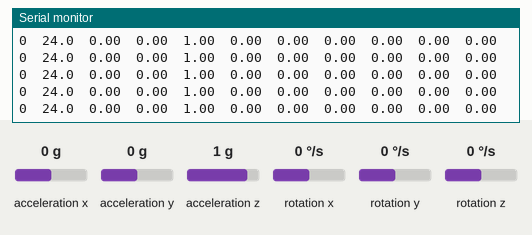
This sketch was run on a simulated Arduino Uno, built with avr-gcc and run on an emulated ATmega328P. Shown: the last lines printed to the serial monitor. Wiring (inferred from the names in the program): MPU-6050 motion sensor at I2C address 0x68. The test bench sets the inputs (shaded band); at power-on: acceleration x 0 g, acceleration y 0 g, acceleration z 1 g, rotation x 0 °/s, rotation y 0 °/s, rotation z 0 °/s.

Above: at 1.2 s.
1.3 s: acceleration x set to 0.8 g
At 1.47 s:
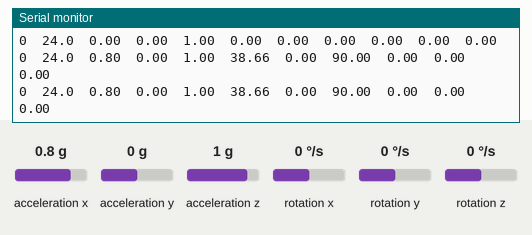
4.3 s: acceleration y set to 0.8 g
At 4.33 s:
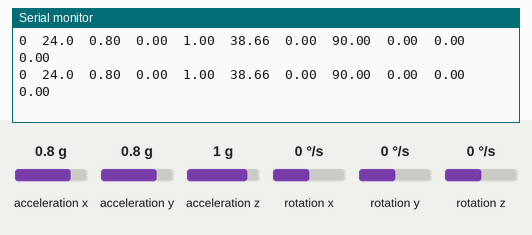
7.3 s: acceleration x set to 0 g
At 7.3 s:
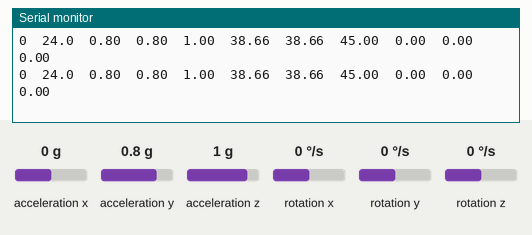
10.3 s: acceleration z set to -1.4 g
At 10.45 s:
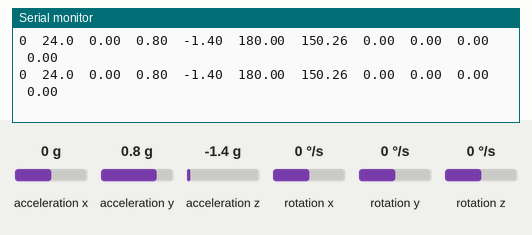
13.3 s: rotation x set to -192 °/s
At 13.47 s:
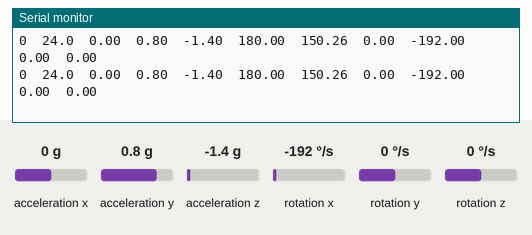
16.3 s: rotation y set to -192 °/s
At 16.32 s:
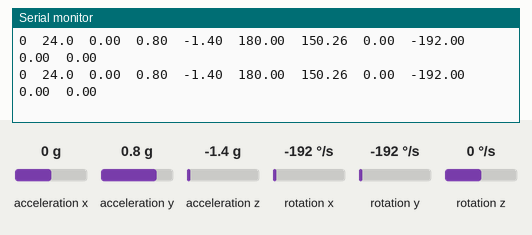
Timing chart, 0 to 19.3 s (numbered marks = the images above; inputs shaded):
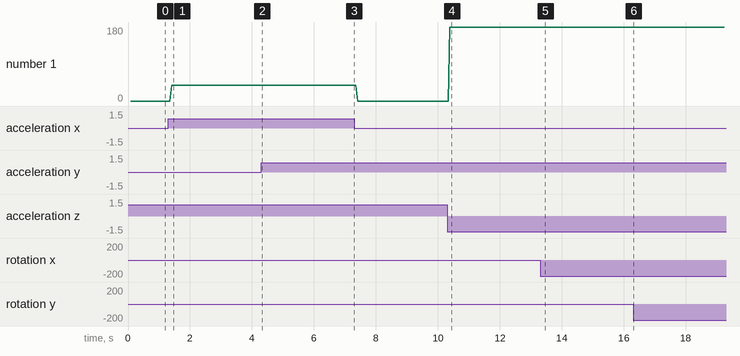

The sketch:

orizinal.ino
```cpp
/// MPU-6050 Accelerometer + Gyro
  #include <Wire.h>

  #define MPU6050_ACCEL_XOUT_H       0x3B   // R
  #define MPU6050_WHO_AM_I           0x75   // R
  #define MPU6050_PWR_MGMT_1         0x6B   // R/W
  #define MPU6050_I2C_ADDRESS 0x68

typedef union accel_t_gyro_union{
  struct{
    uint8_t x_accel_h;
    uint8_t x_accel_l;
    uint8_t y_accel_h;
    uint8_t y_accel_l;
    uint8_t z_accel_h;
    uint8_t z_accel_l;
    uint8_t t_h;
    uint8_t t_l;
    uint8_t x_gyro_h;
    uint8_t x_gyro_l;
    uint8_t y_gyro_h;
    uint8_t y_gyro_l;
    uint8_t z_gyro_h;
    uint8_t z_gyro_l;
  }
  reg;
  struct{
    int16_t x_accel;
    int16_t y_accel;
    int16_t z_accel;
    int16_t temperature;
    int16_t x_gyro;
    int16_t y_gyro;
    int16_t z_gyro;
  }
  value;
};

void setup(){
  Wire.begin();
  int error;
  uint8_t c;
  Serial.begin(9600);
  Serial.print("InvenSense MPU-6050");
  Serial.print("June 2012");
  error = MPU6050_read (MPU6050_WHO_AM_I, &c, 1);
  Serial.print("WHO_AM_I : ");
  Serial.print(c,HEX);
  Serial.print(", error = ");
  Serial.println(error,DEC);
  error = MPU6050_read (MPU6050_PWR_MGMT_1, &c, 1);
  Serial.print("PWR_MGMT_1 : ");
  Serial.print(c,HEX);
  Serial.print(", error = ");
  Serial.println(error,DEC);
  MPU6050_write_reg (MPU6050_PWR_MGMT_1, 0);
}

  void loop(){
  int error;
  float dT;
  accel_t_gyro_union accel_t_gyro;
  error = MPU6050_read (MPU6050_ACCEL_XOUT_H, (uint8_t *) &accel_t_gyro, sizeof(accel_t_gyro));
  Serial.print(error,DEC);
  Serial.print("\t");

    uint8_t swap;
#define SWAP(x,y) swap = x; x = y; y = swap
  SWAP (accel_t_gyro.reg.x_accel_h, accel_t_gyro.reg.x_accel_l);
  SWAP (accel_t_gyro.reg.y_accel_h, accel_t_gyro.reg.y_accel_l);
  SWAP (accel_t_gyro.reg.z_accel_h, accel_t_gyro.reg.z_accel_l);
  SWAP (accel_t_gyro.reg.t_h, accel_t_gyro.reg.t_l);
  SWAP (accel_t_gyro.reg.x_gyro_h, accel_t_gyro.reg.x_gyro_l);
  SWAP (accel_t_gyro.reg.y_gyro_h, accel_t_gyro.reg.y_gyro_l);
  SWAP (accel_t_gyro.reg.z_gyro_h, accel_t_gyro.reg.z_gyro_l);

  dT = ( (float) accel_t_gyro.value.temperature + 12412.0) / 340.0;
  Serial.print(dT, 1);
  Serial.print("\t");

  float acc_x = accel_t_gyro.value.x_accel / 16384.0; //FS_SEL_0 16,384 LSB / g
  float acc_y = accel_t_gyro.value.y_accel / 16384.0;
  float acc_z = accel_t_gyro.value.z_accel / 16384.0;

  Serial.print(acc_x, 2);
  Serial.print("\t");
  Serial.print(acc_y, 2);
  Serial.print("\t");
  Serial.print(acc_z, 2);
  Serial.print("\t");

  float acc_angle_x = atan2(acc_x, acc_z) * 360 / 2.0 / PI;
  float acc_angle_y = atan2(acc_y, acc_z) * 360 / 2.0 / PI;
  float acc_angle_z = atan2(acc_x, acc_y) * 360 / 2.0 / PI;

  Serial.print(acc_angle_x, 2);
  Serial.print("\t");
  Serial.print(acc_angle_y, 2);
  Serial.print("\t");
  Serial.print(acc_angle_z, 2);
  Serial.print("\t");

  float gyro_x = accel_t_gyro.value.x_gyro / 131.0;  //FS_SEL_0 131 LSB / (°/s)
  float gyro_y = accel_t_gyro.value.y_gyro / 131.0;
  float gyro_z = accel_t_gyro.value.z_gyro / 131.0;

  Serial.print(gyro_x, 2);
  Serial.print("\t");
  Serial.print(gyro_y, 2);
  Serial.print("\t");
  Serial.print(gyro_z, 2);
  Serial.println("");
}

// MPU6050_read
int MPU6050_read(int start, uint8_t *buffer, int size){
  int i, n, error;
  Wire.beginTransmission(MPU6050_I2C_ADDRESS);
  n = Wire.write(start);
  if (n != 1)
    return (-10);
  n = Wire.endTransmission(false);   // hold the I2C-bus
  if (n != 0)
    return (n);
  // Third parameter is true: relase I2C-bus after data is read.
  Wire.requestFrom(MPU6050_I2C_ADDRESS, size, true);
  i = 0;
  while(Wire.available() && i<size){
    buffer[i++]=Wire.read();
  }
  if ( i != size)
    return (-11);
  return (0);  // return : no error
}

// MPU6050_write
int MPU6050_write(int start, const uint8_t *pData, int size){
  int n, error;
  Wire.beginTransmission(MPU6050_I2C_ADDRESS);
  n = Wire.write(start);        // write the start address
  if (n != 1)
    return (-20);
  n = Wire.write(pData, size);  // write data bytes
  if (n != size)
    return (-21);
  error = Wire.endTransmission(true); // release the I2C-bus
  if (error != 0)
    return (error);
  return (0);         // return : no error
}

// MPU6050_write_reg
int MPU6050_write_reg(int reg, uint8_t data){
  int error;
  error = MPU6050_write(reg, &data, 1);
  return (error);
}
```

Measured:
- after the input at 1.3 s, the serial monitor: prints a new line after 0.11 s (image 1)
- after the input at 10.3 s, the serial monitor: prints a new line after 0.09 s (image 4)
- after the input at 13.3 s, the serial monitor: prints a new line after 0.10 s (image 5)
- plotted number 1: 0 → 38.66 after the input at 1.3 s, 0 → 180 after the input at 10.3 s
